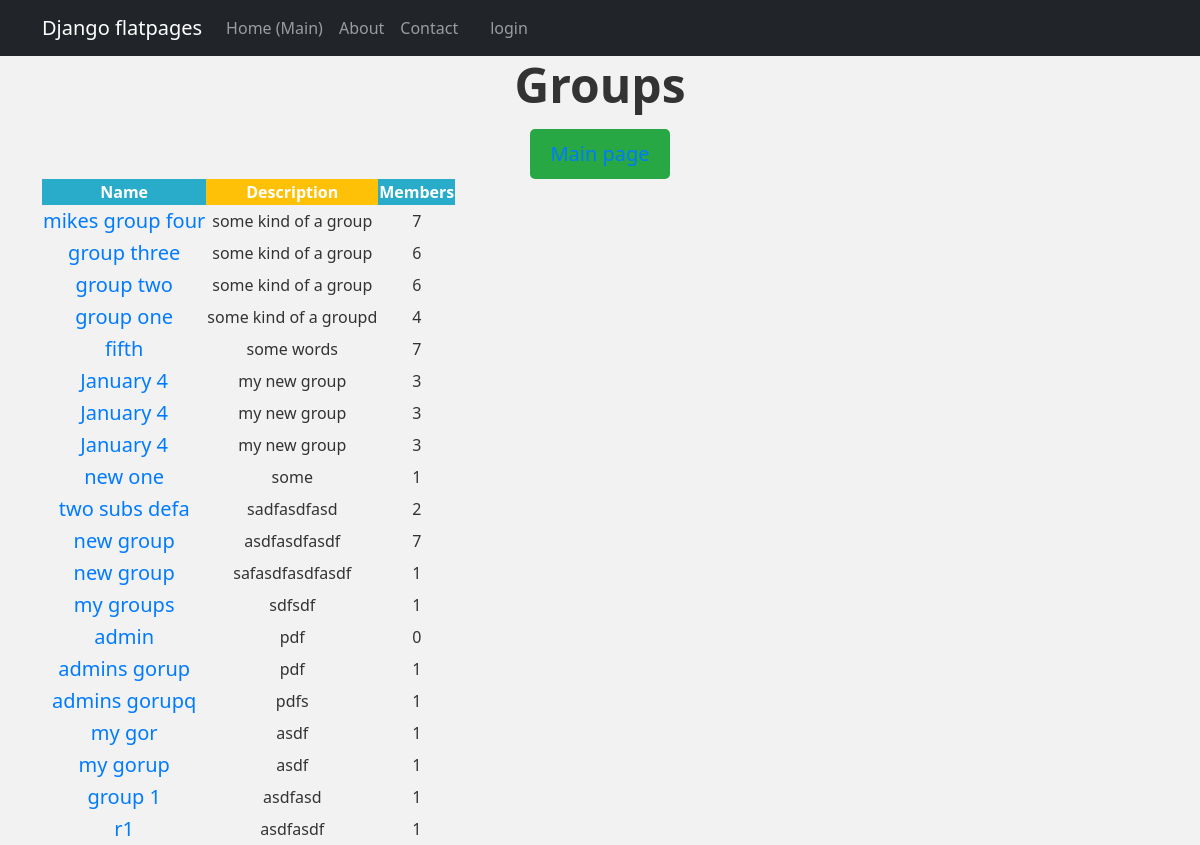
Page /board/group_list/ on the committed database.
### board/models.py (models this page shows, shortened)
class Communities(models.Model):
    name = models.CharField(max_length=255)
    description = models.TextField()
    members = models.ManyToManyField(User)

### board/views.py (the view)
# urls.py: path('group_list/', group_list, name='group_list'),
def group_list(request):
    groups = Communities.objects.all()
    return render(request, 'group/group_list.html', {'groups':groups})

### templates/group/group_list.html (shortened to what this page needs)
{% extends 'flatpages/default.html' %}<html>
{% block content %}
<head>
    {% load static %}
    <link rel="stylesheet" href="{% static 'new/styles.css' %}"/>
</head>
<body>
    <h1>Groups</h1>
    <button class="custom-button">
        <a href="{% url 'board:post_list' %}">Main page</a>
    </button>
    <table>
        <thead>
            <tr>
                <th style="background-color: #29ABCA; color: #fff;">Name</th>
                <th style="background-color: #FFC107; color: #fff;">Description</th>
                <th style="background-color: #29ABCA; color: #fff;">Members</th>
            </tr>
        </thead>
        <tbody>
            {% for group in groups %}
            <tr>
                <td><a href="{% url 'board:add_user_to_group' group.id %}">{{ group.name }}</a></td>
                <td>{{ group.description }}</td>
                <td>{{ group.members.count }}</td>
            </tr>
            {% endfor %}
        </tbody>
    </table>
</body>
</html>
{% endblock content %}

### static/new/styles.css (style rules this page uses)
body { background-color: #f2f2f2; color: #333; }
h1 { font-size: 3rem; font-weight: 700; margin-bottom: 15px; }
a { color: #007bff; text-decoration: none; font-size: 20px; }
.custom-button { background-color: #28a745; color: white; padding: 10px 20px; border: none; border-radius: 5px; cursor: pointer; }

### rows in the picture
Communities: name "mikes group four", description "some kind of a group", members.count "7"
Communities: name "group three", description "some kind of a group", members.count "6"
Communities: name "group two", description "some kind of a group", members.count "6"
Communities: name "group one", description "some kind of a groupd", members.count "4"
Communities: name "fifth", description "some words", members.count "7"
Communities: name "January 4", description "my new group", members.count "3"
Communities: name "January 4", description "my new group", members.count "3"
Communities: name "January 4", description "my new group", members.count "3"
Communities: name "new one", description "some", members.count "1"
Communities: name "two subs defa", description "sadfasdfasd", members.count "2"
Communities: name "new group", description "asdfasdfasdf", members.count "7"
Communities: name "new group", description "safasdfasdfasdf", members.count "1"
Communities: name "my groups", description "sdfsdf", members.count "1"
Communities: name "admin", description "pdf", members.count "0"
Communities: name "admins gorup", description "pdf", members.count "1"
Communities: name "admins gorupq", description "pdfs", members.count "1"
Communities: name "my gor", description "asdf", members.count "1"
Communities: name "my gorup", description "asdf", members.count "1"
Communities: name "group 1", description "asdfasd", members.count "1"
Communities: name "r1", description "asdfasdf", members.count "1"
